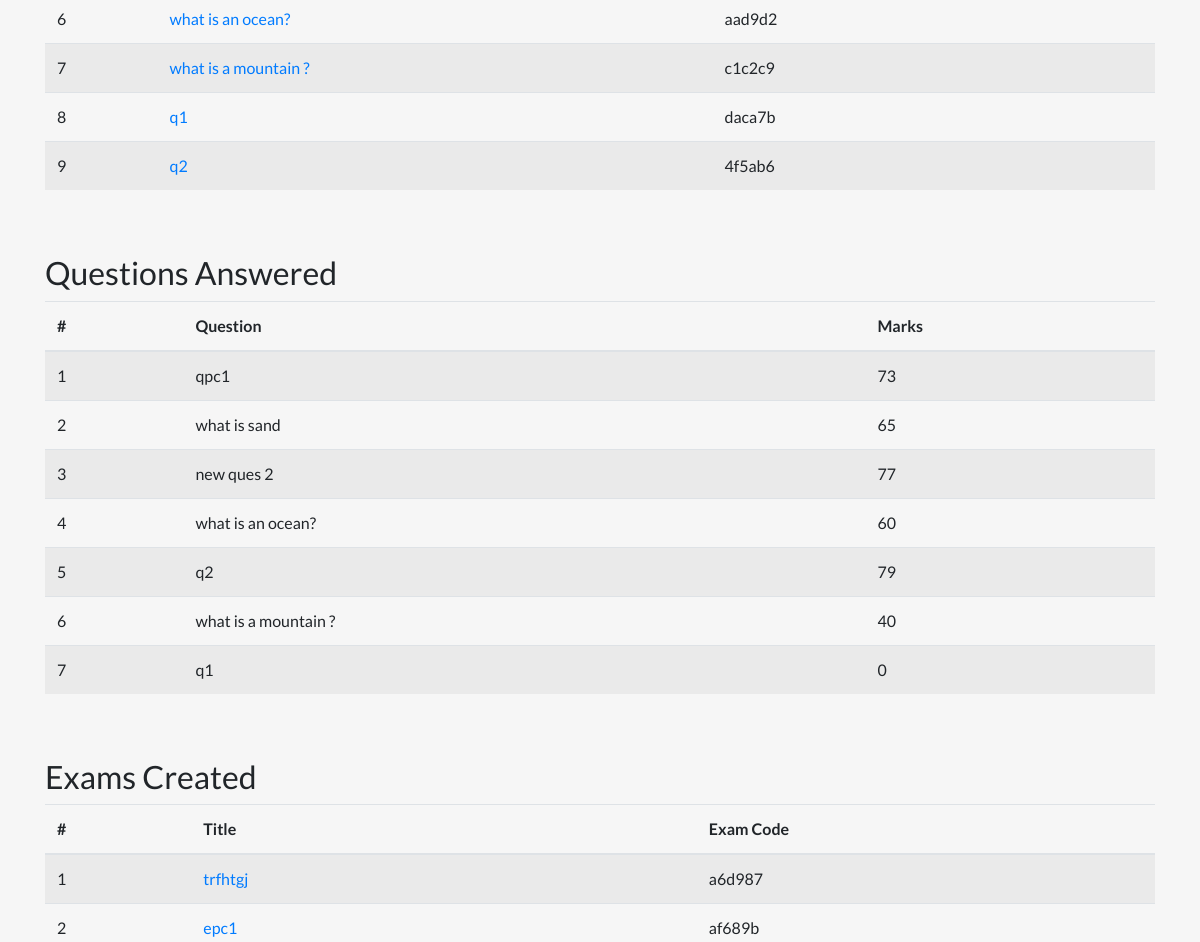
The page /dashboard/ (signed in, middle part) on the database as committed earlier.
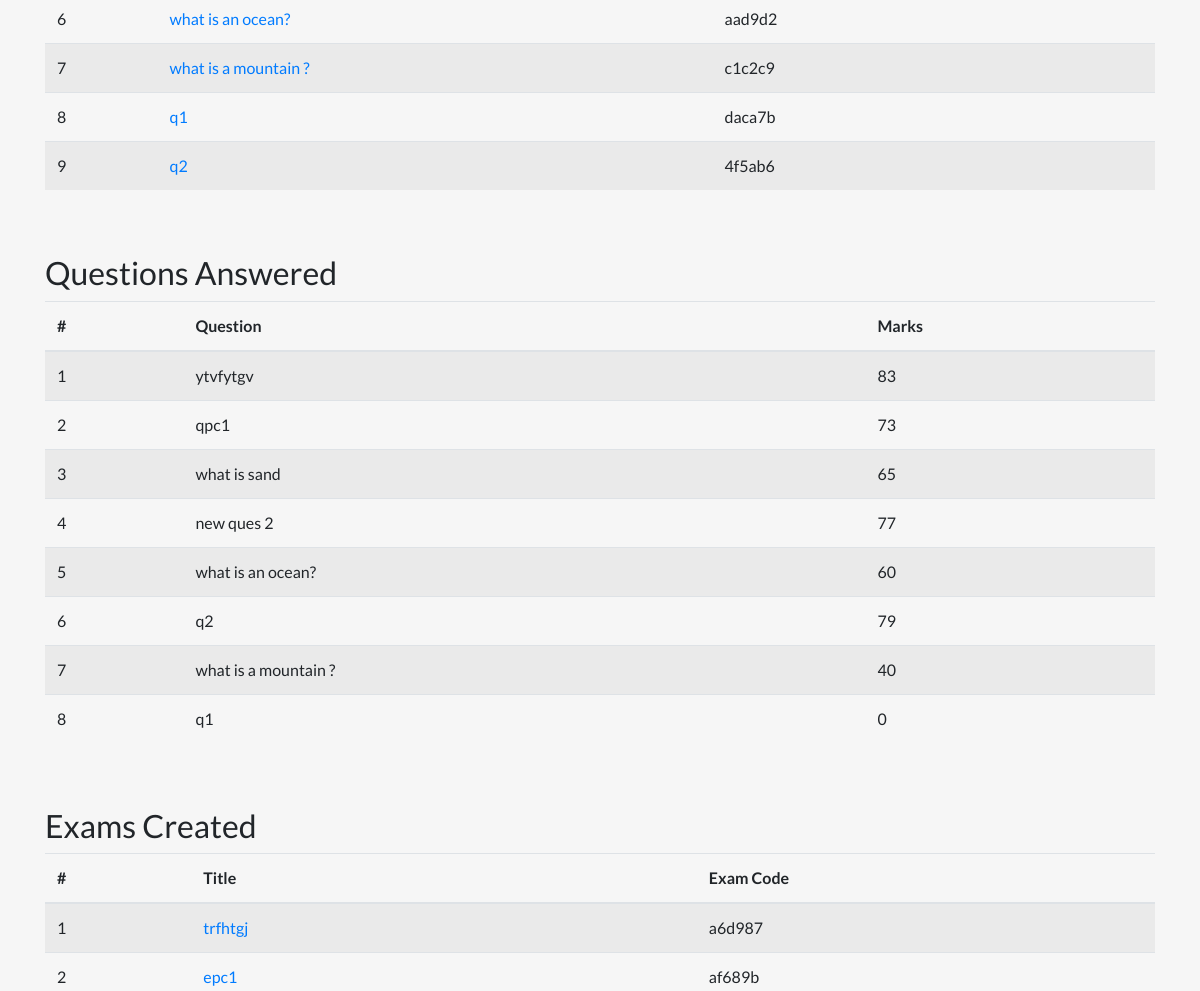
The same page on the database as committed later.
### quiz/models.py (models this page shows, shortened)
class Question(models.Model):
    author = models.ForeignKey(
        User, on_delete=models.CASCADE, null=True, blank=True)
    title = models.CharField(max_length=200)
    model_answer = models.TextField(null=True)
    question_code = models.CharField(max_length=200, default=uuid4().hex[:6])
    slug = models.SlugField(max_length=255, null=True, blank=True)
    date_added = models.DateTimeField(auto_now_add=True, null=True, blank=True)
    is_exam = models.BooleanField(default=False)
    is_private = models.BooleanField(default=False)

class Response(models.Model):
    user = models.ForeignKey(
        User, on_delete=models.CASCADE, null=True, blank=True)
    question = models.ForeignKey(
        Question, on_delete=models.CASCADE, related_name='responses', null=True, blank=True)
    body = models.TextField(null=False)
    marks = models.IntegerField(default=0, validators=[
                                MinValueValidator(0), MaxValueValidator(100)])
    slug = models.SlugField(max_length=255, null=True, blank=True)
    date_added = models.DateTimeField(auto_now_add=True, null=True, blank=True)
    is_exam = models.BooleanField(default=False)

class Exam(models.Model):
    author = models.ForeignKey(
        User, on_delete=models.CASCADE, null=True, blank=True)
    num_questions = models.IntegerField(default=5, validators=[
        MinValueValidator(1), MaxValueValidator(100)])
    questions = models.ManyToManyField(Question, symmetrical=False)
    title = models.CharField(max_length=200)
    slug = models.SlugField(max_length=200, null=True, blank=True)
    date_added = models.DateTimeField(auto_now_add=True)
    exam_code = models.CharField(
        max_length=200, default=uuid4().hex[:6], null=True, blank=True)
    is_private = models.BooleanField(default=False)

### user_auth/views.py (the view)
# urls.py: path("dashboard/", views.dashboard, name="dashboard"),
@login_required
def dashboard(request):
    user = request.user
    questions_created = Question.objects.filter(
        author=user, is_exam=False).order_by("-date_added")
    questions_responded = Response.objects.filter(
        user=user, is_exam=False).order_by("-date_added")
    exams_created = Exam.objects.filter(author=user).order_by("-date_added")
    exams_answered = ExamResponse.objects.filter(
        user=user).order_by("-date_added")
    context = {
        'questions': questions_created,
        'responses': questions_responded,
        'exams': exams_created,
        'exam_response': exams_answered
    }
    return render(request, 'custom/dashboard.html', context=context)

### user_auth/templates/custom/dashboard.html (shortened to what this page needs)
{% extends 'layouts/normal_page.html' %}
{% block content %}
<div class="container my-4">
    {% if questions|length %}
    <table class="table table-striped">
        <tbody>
            {% for question in questions %}
            <tr>
                <td>{{forloop.counter}}</td>
                <td><a href="{% url 'responses' question.slug %}">{{question.title}}</a></td>
                <td>{{question.question_code}}</td>
            </tr>
            {% endfor %}
        </tbody>
    </table>
    <br>
    {% endif %}
</div>
<div class="container my-4">
    {% if responses|length %}
    <h2>Questions Answered</h2>
    <table class="table table-striped">
        <thead>
            <tr>
                <th scope="col">#</th>
                <th scope="col">Question</th>
                <th scope="col">Marks</th>
            </tr>
        </thead>
        <tbody>
            {% for response in responses %}
            <tr>
                <td>{{forloop.counter}}</td>
                <td>{{response.question.title}}</td>
                <td>{{response.marks}}</td>
            </tr>
            {% endfor %}
        </tbody>
    </table>
    <br>
    {% endif %}
</div>
<div class="container my-4">
    {% if exams|length %}
    <h2>Exams Created</h2>
    <table class="table table-striped">
        <thead>
            <tr>
                <th scope="col">#</th>
                <th scope="col">Title</th>
                <th scope="col">Exam Code</th>
            </tr>
        </thead>
        <tbody>
            {% for exam in exams %}
            <tr>
                <td>{{forloop.counter}}</td>
                <td><a href="{% url 'exam-responses' exam.slug %}">{{exam.title}}</a></td>
                <td>{{exam.exam_code}}</td>
            </tr>
            {% endfor %}
        </tbody>
    </table>
    <br>
    {% endif %}
</div>
<br>
{% endblock %}

Rows that differ between the two databases and show on the page:
added Response: question "ytvfytgv", marks "83"
